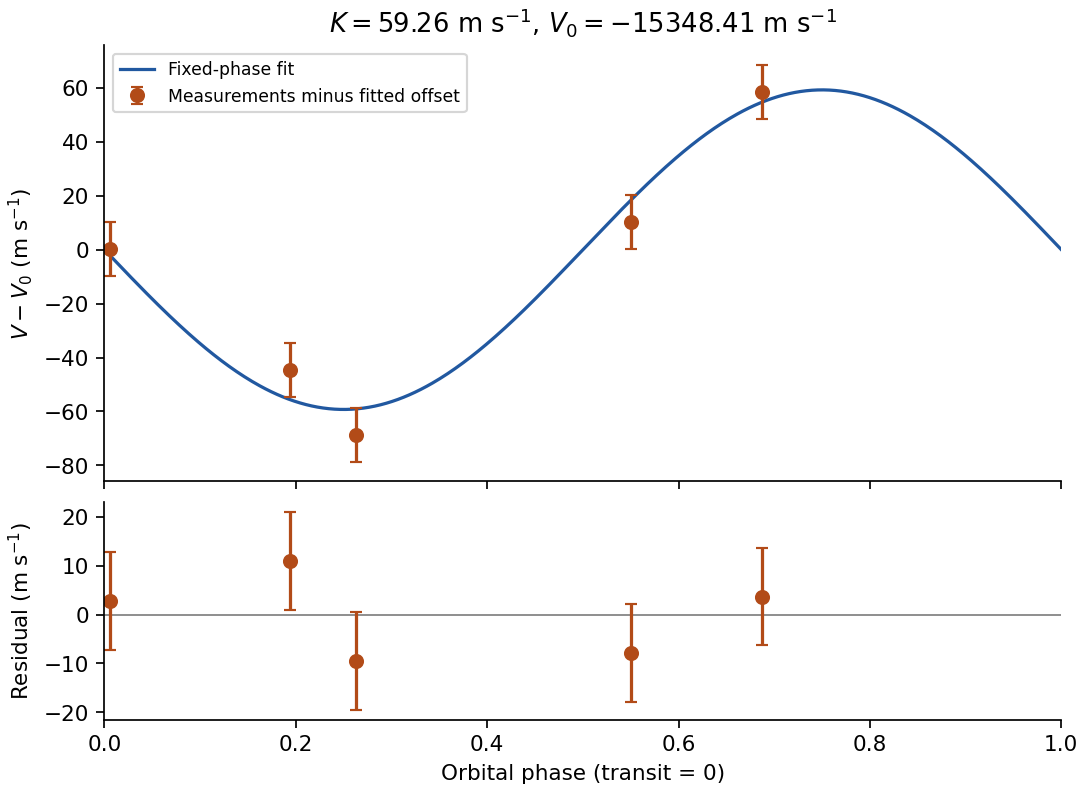

Source code (Python):
"""Original fixed-phase sinusoidal fit to supplied velocities; Python 3.14."""
import numpy as np
import matplotlib.pyplot as plt
t=np.array([2452999.20,2453000.01,2453001.31,2453002.18,2453003.32]);v=np.array([-15290.,-15393.,-15348.,-15338.,-15417.]);P=1.6;epoch=2452726.10
phase=np.remainder(t-epoch,P)/P;s=np.sin(2*np.pi*phase+np.pi);X=np.column_stack([s,np.ones(5)]);K,V0=np.linalg.lstsq(X,v,rcond=None)[0]
fig,axes=plt.subplots(2,1,figsize=(7,5.1),layout='constrained',sharex=True,gridspec_kw={'height_ratios':[2,1]})
p=np.linspace(0,1,500);axes[0].plot(p,K*np.sin(2*np.pi*p+np.pi),color='#2158a0',label='Fixed-phase fit')
axes[0].errorbar(phase,v-V0,yerr=10,fmt='o',color='#b24b18',capsize=3,label='Measurements minus fitted offset')
axes[0].set(ylabel=r'$V-V_0$ (m s$^{-1}$)',title=fr'$K={K:.2f}$ m s$^{{-1}}$, $V_0={V0:.2f}$ m s$^{{-1}}$');axes[0].legend(fontsize=8)
axes[1].axhline(0,color='.5',lw=.8);axes[1].errorbar(phase,v-X@np.array([K,V0]),yerr=10,fmt='o',color='#b24b18',capsize=3)
axes[1].set(xlabel='Orbital phase (transit = 0)',ylabel=r'Residual (m s$^{-1}$)',xlim=(0,1))
for ax in axes:ax.spines[['top','right']].set_visible(False)
fig.savefig('paper-1-radial-velocity.png',dpi=155,facecolor='white')
